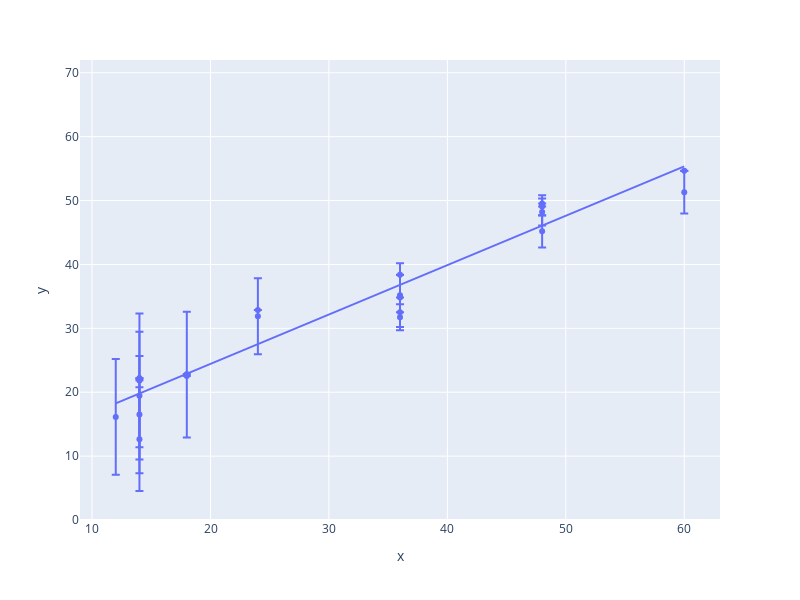

Notebook source saved alongside this figure:
### Code cell
fig = px.scatter(x=expt_time_vec, y=opt_t_vec, error_y=se_t_vec, trendline="ols")

fig.update_layout(xaxis=dict(range=[0, 72]), 
                  yaxis=dict(range=[0, 72]))
fig.update_layout(width=800, height=600) 
fig.show()

results = px.get_trendline_results(fig)
print(results)

### Figure 1 — Plotly figure (JSON) as saved in the notebook; plotly's stock layout.template omitted (floating-point values rounded to 4 significant figures)
{"data": [{"error_y": {"array": [0.01777, 0.005019, 2.527, 0.00505, 2.104, 0.002333, 1.584, 4.992, 9.179, 9.064, 0.005711, 9.989, 5.946, 0.004743, 0.003345, 9.856, 3.33, 0.005056, 0.002784, 0.005434, 10.47, 2.031, 0.005771, 8.125, 0.00595]}, "hovertemplate": "x=%{x}<br>y=%{y}<extra></extra>", "legendgroup": "", "marker": {"color": "#636efa", "symbol": "circle"}, "mode": "markers", "name": "", "orientation": "v", "showlegend": false, "type": "scatter", "x": [36, 18, 48, 24, 48, 48, 48, 36, 14, 12, 14, 14, 24, 14, 60, 18, 60, 14, 48, 18, 14, 36, 36, 14, 36], "xaxis": "x", "y": [38.38, 22.83, 45.18, 32.88, 48.2, 49.55, 49.23, 35.18, 16.51, 16.13, 22.18, 19.46, 31.89, 21.9, 54.67, 22.76, 51.29, 22.18, 49.08, 22.55, 21.85, 31.73, 34.84, 12.66, 32.51], "yaxis": "y"}, {"hovertemplate": "<b>OLS trendline</b><br>y = 0.773013 * x + 8.97195<br>R<sup>2</sup>=0.939180<br><br>x=%{x}<br>y=%{y} <b>(trend)</b><extra></extra>", "legendgroup": "", "marker": {"color": "#636efa", "symbol": "circle"}, "mode": "lines", "name": "", "showlegend": false, "type": "scatter", "x": [12, 14, 14, 14, 14, 14, 14, 14, 18, 18, 18, 24, 24, 36, 36, 36, 36, 36, 48, 48, 48, 48, 48, 60, 60], "xaxis": "x", "y": [18.25, 19.79, 19.79, 19.79, 19.79, 19.79, 19.79, 19.79, 22.89, 22.89, 22.89, 27.52, 27.52, 36.8, 36.8, 36.8, 36.8, 36.8, 46.08, 46.08, 46.08, 46.08, 46.08, 55.35, 55.35], "yaxis": "y"}], "layout": {"height": 600, "legend": {"tracegroupgap": 0}, "margin": {"t": 60}, "width": 800, "xaxis": {"anchor": "y", "autorange": true, "domain": [0, 1], "range": [8.982, 63.02], "title": {"text": "x"}, "type": "linear"}, "yaxis": {"anchor": "x", "autorange": false, "domain": [0, 1], "range": [0, 72], "title": {"text": "y"}, "type": "linear"}}}
